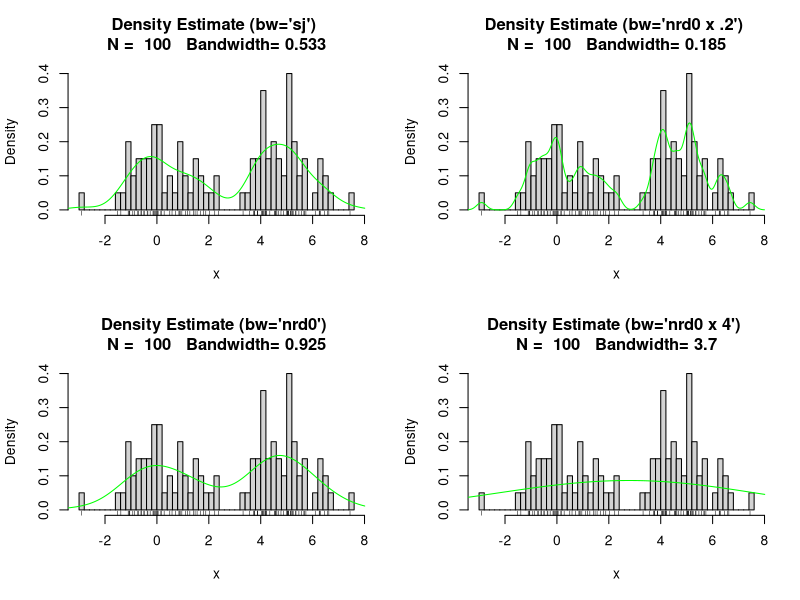
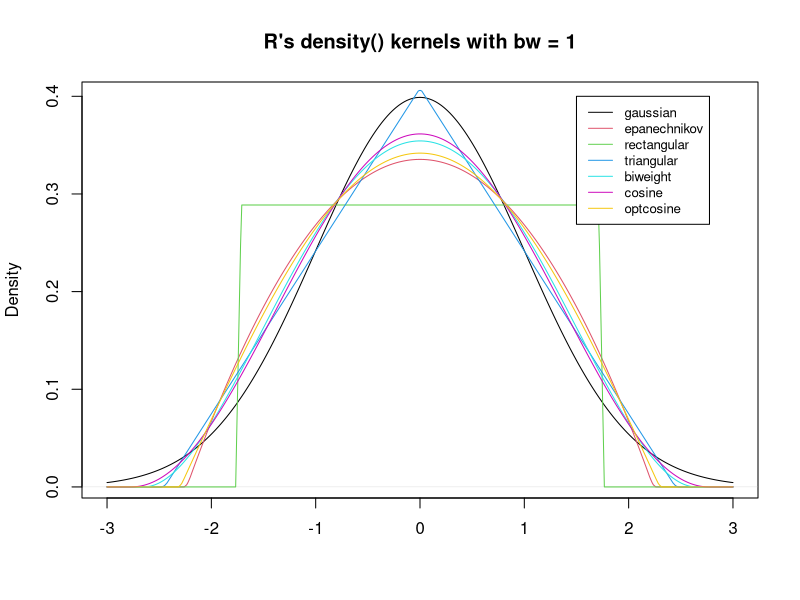
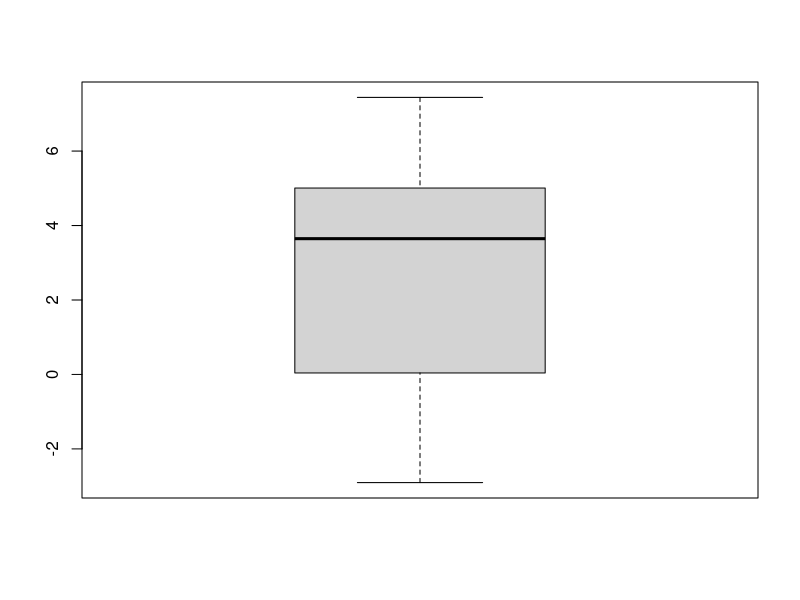

These figures' R source, in order:
# RProject8_4_density.r
require(graphics)
set.seed(0)
  x=ifelse(runif(100)<.5, rnorm(100) +5,rnorm(100))
  #  x=ifelse(runif(100)<.5, rgamma(100,shape=3,scale=2),rnorm(100))
  #  x=ifelse(runif(100)<.5, (rnorm(100) +5)^2,(rnorm(100)^2))
  
  
    par(mfcol=c(2,2))


x.density1<-density(x,bw="sj")
hist(x,nclass=50,probability=TRUE,
     main=paste("Density Estimate (bw='sj')",
                "\nN = ", as.character(length(x)),"  Bandwidth=", as.character(round(x.density1$bw,digits=3)),
               collapse=""))
lines(x.density1$x, x.density1$y, col="green")
rug(x)

x.density1<-density(x,bw="nrd0")

hist(x,nclass=50,probability=TRUE,
     main=paste("Density Estimate (bw='nrd0')",
                "\nN = ", as.character(length(x)),"  Bandwidth=", as.character(round(x.density1$bw,digits=3)),
                collapse=""))
lines(x.density1$x, x.density1$y, col="green")
rug(x)


x.density1<-density(x,bw="nrd0",adjust=.2)

hist(x,nclass=50,probability=TRUE,
     main=paste("Density Estimate (bw='nrd0 x .2')",
                "\nN = ", as.character(length(x)),"  Bandwidth=", as.character(round(x.density1$bw,digits=3)),
                collapse=""))
lines(x.density1$x, x.density1$y, col="green")
rug(x)

x.density1<-density(x,bw="nrd0",adjust=4.)

hist(x,nclass=50,probability=TRUE,
     main=paste("Density Estimate (bw='nrd0 x 4')",
                "\nN = ", as.character(length(x)),"  Bandwidth=", as.character(round(x.density1$bw,digits=3)),
                collapse=""))
lines(x.density1$x, x.density1$y, col="green")
rug(x)

### Alternate Kernels:
par(mfcol=c(1,1))
(kernels <- eval(formals(density.default)$kernel))

## show the kernels in the R parametrization
plot (density(0, bw = 1), xlab = "",
      main = "R's density() kernels with bw = 1")
for(i in 2:length(kernels))
  lines(density(0, bw = 1, kernel =  kernels[i]), col = i)
legend(1.5,.4, legend = kernels, col = seq(kernels),
       lty = 1, cex = .8, y.intersp = 1)

# 
stem(x)
args(stem)
#help(stem)
stem(x,scale=2)
stem(x,scale=3)
boxplot(x)

